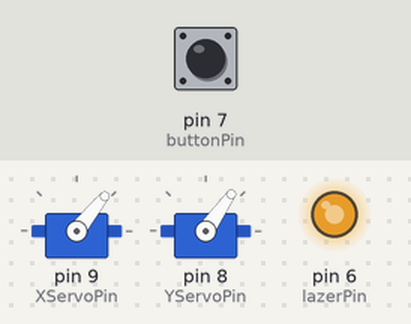
A sketch run on a simulated Arduino Uno, built with avr-gcc and run on an emulated ATmega328P. Parts: 2 × servo, output pins drawn as LEDs (lit = HIGH). The test bench sets the inputs (shaded band); at power-on: pin 7 (buttonPin) LOW. Random numbers use the default seed unless the sketch sets one.

Above: at 5.5 s.
5.6 s: pin 7 (buttonPin) pulled HIGH for 2.7 s
At 7.39 s:
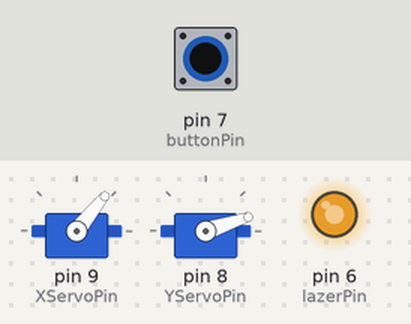
9.9 s: pin 7 (buttonPin) pulled HIGH for 2.7 s
At 11.5 s:
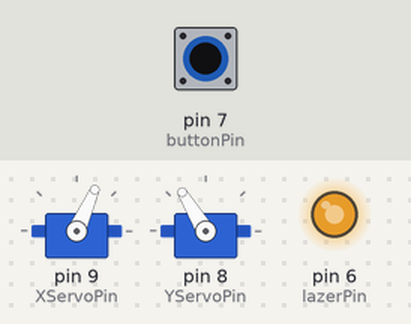
At 12.58 s:
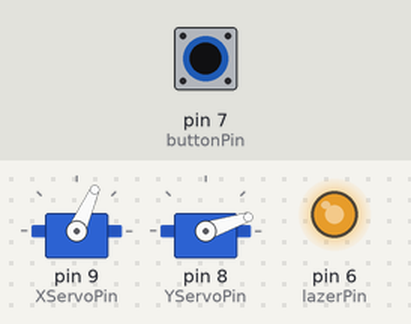
14.2 s: pin 7 (buttonPin) pulled HIGH for 2.7 s
18.6 s: pin 7 (buttonPin) driven HIGH
Timing chart, 0 to 70.9 s (numbered marks = the images above; inputs shaded):
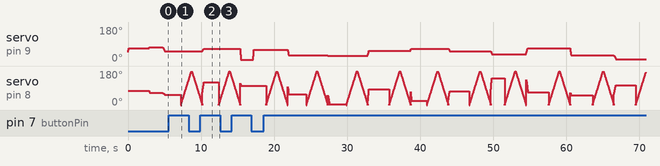

The sketch:

projekt_1__kattlaser1.ino
```cpp
#include <Servo.h> // Include the Servo Library to control the servos
Servo xservo; // create servo object to control the x direction servo
Servo yservo; // create servo object to control the y direction servo

//Servo variables
int pos = 0;       // variable to store the servo position
int XServoPin = 9; // Servo pin that will control X motion
int YServoPin = 8; // Servo pin that will control Y motion

//Button variables
int buttonPin = 7; //Buttonpin is attached to pin 7
int buttonPress = 0;
bool mode = true;

//Lazer variables
int lazerPin = 6; //Laserpin is attached to pin 7
int LaserValue = 200; //Strenght of the laser

//Mode 2 variables
float min_x = 0;
float max_x = 90;
float min_y = 0;
float max_y = 150;
int min_freeze = 1500;
int max_freeze = 3000;
float minimal_movement = 3;
int random_delay;
float x_position = min_x + (max_x - min_x) / 2;
float y_position = min_y + (max_y - min_y) / 2;
float x_old_position = x_position;
float y_old_position = y_position;
float x_new_position;
float y_new_position;
float x_speed;
float y_speed;
int movement_time;


void setup() {
  pinMode(lazerPin, OUTPUT);     //The lazer will be an output
  pinMode(buttonPin, INPUT); //The buttonpress pin is an input
  digitalWrite(buttonPin, LOW); //This enables the Arduino pullup for this pin
  analogWrite(6, LaserValue);
  xservo.attach(XServoPin);  // attaches the servo on pin 9 to the servo object
  yservo.attach(YServoPin);  // attaches the servo on pin 8 to the servo object
}

//No argument and no output
void loop() {
  buttonPress = digitalRead(buttonPin);//Read the sate of the button
  if (buttonPress == HIGH) // The button press is active low , so if it is pressed we will turn the lazer on
  {
    mode = !mode;      //Activates mode one
  }

  if (mode == false) {
    for (pos = 0; pos <= 180; pos += 1) { // goes from 0 degrees to 180 degrees in steps of 1 degree
      yservo.write(pos);              // tell servo to go to position in variable 'pos'
      delay(8);                       // waits 15 ms for the servo to reach the position
    }
    for (pos = 180; pos >= 0; pos -= 1) { // goes from 180 degrees to 0 degrees
      yservo.write(pos);              // tell servo to go to position in variable 'pos'
      delay(8);                       // waits 15 ms for the servo to reach the position
    }
  }
//Actives mode 2. Mode 2 puts the laser in a random position, at a random time and adjust its position if necessary.
  if (mode == true) {
    movement_time = random(5, 30);
    random_delay = random(min_freeze, max_freeze);
    x_new_position = random(min_x + minimal_movement, max_x - minimal_movement);
    y_new_position = random(min_y + minimal_movement, max_y - minimal_movement);

    if ( (y_new_position > y_old_position) && (abs(y_new_position - y_old_position) < 0 )) {
      y_new_position = y_new_position + minimal_movement;
    }  else if ( (y_new_position < y_old_position) && (abs(y_new_position - y_old_position) < 0 )) {
      y_new_position = y_new_position - minimal_movement;
    }

    if ( (x_new_position > x_old_position) && (abs(x_new_position - x_old_position) < 0 )) {
      x_new_position = x_new_position + minimal_movement;
    }  else if ( (x_new_position < x_old_position) && (abs(x_new_position - x_old_position) < 0 )) {
      x_new_position = x_new_position - minimal_movement;
    }

    x_speed = (x_new_position - x_old_position) / movement_time;
    y_speed = (y_new_position - y_old_position) / movement_time;
    for (pos = 0; pos < movement_time; pos += 1) {
      x_position = x_position + x_speed;
      y_position = y_position + y_speed;
      xservo.write(x_position);
      yservo.write(y_position);
      delay(10);
    }
    x_old_position = x_new_position;
    y_old_position = y_new_position;
    delay(random_delay);

  }
}
```

Measured:
- after the input at 9.9 s, servo on pin 9 (XServoPin): moves from 51° to 66° over 0.20 s, starting after 0.27 s
- by itself, servo on pin 9 (XServoPin): rises from 46° to 74° in 2.9 s, then falls to 51° in 2.1 s
